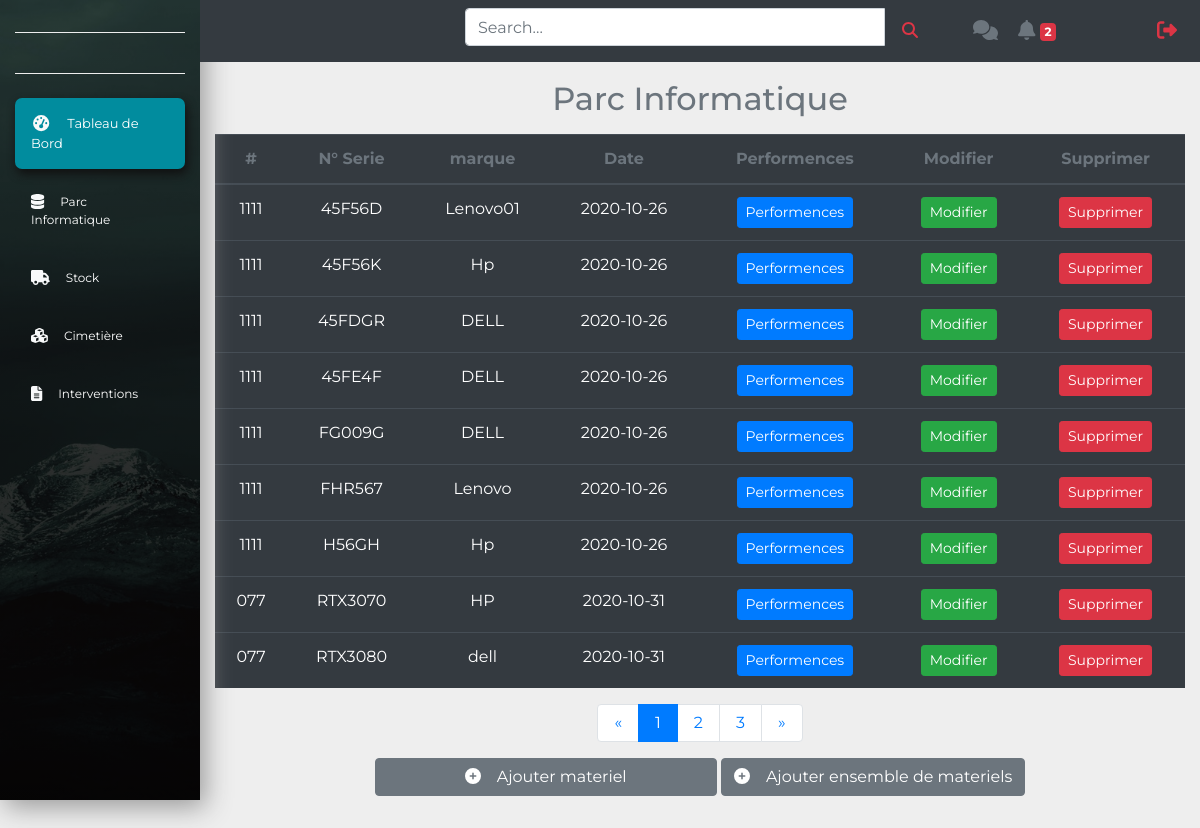
Screenshot of /TS/parcInfo.php with the database file from the repository.
### tables this page shows
CREATE TABLE IF NOT EXISTS `materiel` (
  `M_id` varchar(50) NOT NULL,
  `id` varchar(24) NOT NULL,
  `marque` text NOT NULL,
  `Mname` text NOT NULL,
  `cpu` text NOT NULL,
  `ram` text NOT NULL,
  `Tram` text NOT NULL,
  `disk` text NOT NULL,
  `Tdisk` text NOT NULL,
  `Dplus` text NOT NULL,
  `date` date NOT NULL,
  PRIMARY KEY (`M_id`)
);

### TS/parcInfo.php (the view, shortened to what this page needs)
<?php
include('security.php');
include('includes/header.php');
include('includes/navbar.php');
?>
         <?php
      $query = "SELECT M_id,id,marque,Mname,cpu,ram,Tram,disk,Tdisk,Dplus,date FROM materiel ";
      $query_run = mysqli_query($connection, $query);
    ?>
    <section>
      <div class="container-fluid">
        <div class="row mb-5 mt-5">
          <div class="col-xl-10 col-lg-9 col-md-8 ml-auto">
            <div class="row align-items-center">
              <div class="col-xl-12 col-12 mb-4 mb-xl-0">
                <h2 class="text-muted text-center mb-3 mt-3">Parc Informatique</h2>
                <table class="table table-dark table-hover text-center" id="machine_table">
                  <thead>
                    <tr class="text-muted">
                      <th>#</th>
                      <th>N° Serie</th>
                      <th>marque</th>
                      <th>Date</th>
                      <th>Performences</th>
                      <th>Modifier</th>
                      <th>Supprimer</th>
                    </tr>
                  </thead>
                  <tbody>
                  <?php
                        if(mysqli_num_rows($query_run) > 0)
                         {
                           while($row = mysqli_fetch_assoc($query_run))
                            {
                     ?>
                      <tr>
                         <td><?php echo $row['id']; ?></td>
                         <td><?php echo $row['M_id']; ?></td>
                         <td><?php echo $row['marque']; ?></td>
                         <td><?php echo $row['date']; ?></td>
                         <td>
                         <button type="button" class="btn btn-primary btn-sm" data-toggle="modal" data-target="#exampleModalCenter<?php echo $row['M_id']; ?>">Performences</button>
                         </td>
                         <td>
                           <form action="edit_materiel.php" method="POST">
                             <button type="submit" class="btn btn-success btn-sm" name="edit_bt">Modifier</button>
                           </form>
                         </td>
                         <td>
                         <form action="code.php" method="POST">
                          <button type="submit" class="btn btn-danger btn-sm" name="delete">Supprimer</button>
                        </form>
                         </td>
                      </tr>
                     <?php
                            }
                         }
                         else{
                         echo '<div class="alert alert-danger col" role="alert"> Aucun materiel trouvé </div>';
                         }
                     ?>
                     </tbody>
                   </table>
                <nav>
                  <ul class="pagination justify-content-center">
                    <li class="page-item">
                      <a href="#" class="page-link py-2 px-3">
                        <span>&laquo;</span>
                      </a>
                    </li>
                    <li class="page-item active">
                      <a href="#" class="page-link py-2 px-3">
                        1
                      </a>
                    </li>
                    <li class="page-item">
                      <a href="#" class="page-link py-2 px-3">
                        2
                      </a>
                    </li>
                    <li class="page-item">
                      <a href="#" class="page-link py-2 px-3">
                        3
                      </a>
                    </li>
                    <li class="page-item">
                      <a href="#" class="page-link py-2 px-3">
                        <span>&raquo;</span>
                      </a>
                    </li>
                  </ul>
                </nav>
                <div style="text-align:center;">
                <button type="submit" class="btn btn-secondary " style="padding-left:89px; padding-right:89px;"><a href="ajoutmateriel.php"><span class="fa fa-plus-circle mr-3 "></span>Ajouter materiel</a></button>
                <button type="submit" class="btn btn-secondary" ><a href="ajout_ensemble_materiel.php "> <span class="fa fa-plus-circle mr-3 "></span>Ajouter ensemble de materiels</a></button>
                </div>
              </div>
            </div>
          </div>
        </div>
      </div>
    </section>
<?php
include('includes/footer.php');
?>

### css/style.css (style rules this page uses)
body { font-family: 'Montserrat', sans-serif; background-color: #eee; }
a { text-decoration: none; color: white; }

### rows the page displays
materiel: id "1111", M_id "45F56D", marque "Lenovo01", date "2020-10-26"
materiel: id "1111", M_id "45F56K", marque "Hp", date "2020-10-26"
materiel: id "1111", M_id "45FDGR", marque "DELL", date "2020-10-26"
materiel: id "1111", M_id "45FE4F", marque "DELL", date "2020-10-26"
materiel: id "1111", M_id "FG009G", marque "DELL", date "2020-10-26"
materiel: id "1111", M_id "FHR567", marque "Lenovo", date "2020-10-26"
materiel: id "1111", M_id "H56GH", marque "Hp", date "2020-10-26"
materiel: id "077", M_id "RTX3070", marque "HP", date "2020-10-31"
materiel: id "077", M_id "RTX3080", marque "dell", date "2020-10-31"

### other values shown
$row "2"
